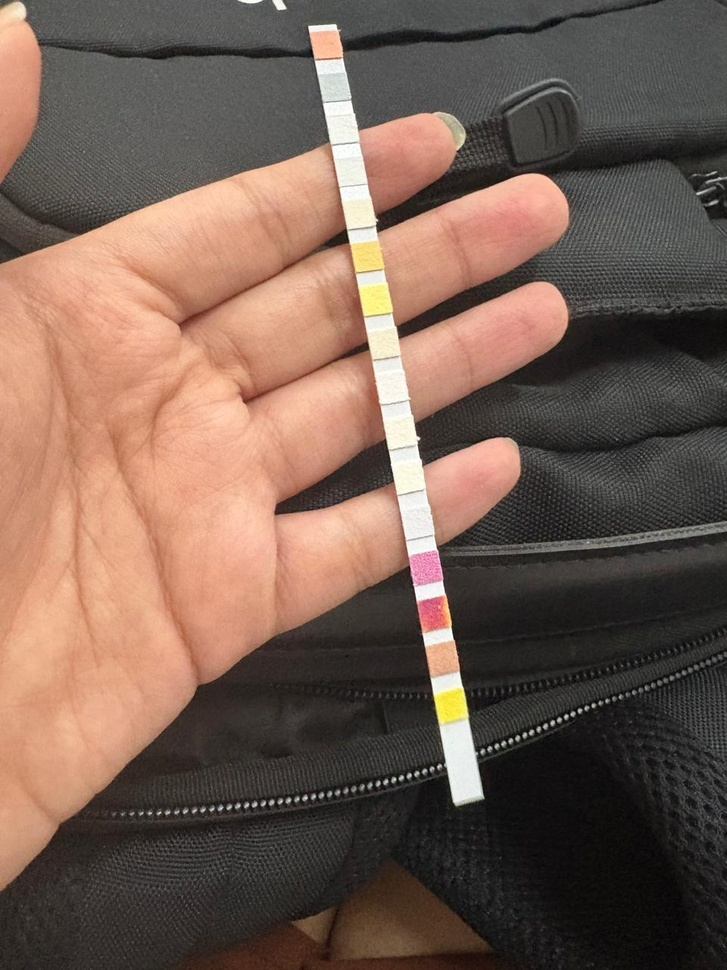
#> input picture HydroSure_AI/data/strip_samples/Strip.jpg, 727 x 970 px, shrunk from 960 x 1280 before the run
$ python -i strip_service.py   (imports and definitions only)
#> lines starting #> are read from the running program, lines starting #| are printed output that depends on the picture; after the words box and inside, x2 and y2 are one past the last pixel; in counts of white or black regions, pixels touching at a corner belong together
#> further down, picture is the input picture: shape (970, 727, 3); mean B, G, R 82.7, 94.4, 117.2
# backend/services/strip_service.py
import cv2
import numpy as np
from skimage.color import rgb2lab
from typing import List, Tuple, Dict, Any
import logging
import base64
# Type hint for CIELAB color
LabColor = List[float]

def get_dominant_lab_color(image_roi: np.ndarray) -> LabColor:
    """
    Calculates the average color of an image region (ROI) and converts it to CIELAB.
    Input image_roi is expected to be in BGR format (from OpenCV).
    """
    # 1. Calculate the average color (BGR)
    avg_bgr = np.mean(image_roi, axis=(0, 1))

    # 2. Convert BGR to RGB (required by skimage)
    # We create a single pixel array for conversion
    avg_bgr_pixel = np.array([[avg_bgr]], dtype=np.uint8)

    # Note: OpenCV's BGR needs to be explicitly converted for external libraries
    avg_rgb_pixel = cv2.cvtColor(avg_bgr_pixel, cv2.COLOR_BGR2RGB)

    # 3. Convert RGB to CIELAB
    avg_lab_color = rgb2lab(avg_rgb_pixel)[0][0]

    return list(avg_lab_color), list(avg_bgr) # Return LAB and BGR

def segment_strip_pads(strip_image: np.ndarray) -> List[Dict[str, Any]]:
    """
    Segments the water test strip image to isolate the 16 individual test pads.

    Returns:
        List of dictionaries, each containing 'pad_image_b64' (for LLM validation)
        and 'pad_lab_color' (for color matching).
    """
    logging.info("Strip Service: Starting strip segmentation...")

    # --- 1. Pre-processing: Focus on Strip Contour ---
    gray = cv2.cvtColor(strip_image, cv2.COLOR_BGR2GRAY)
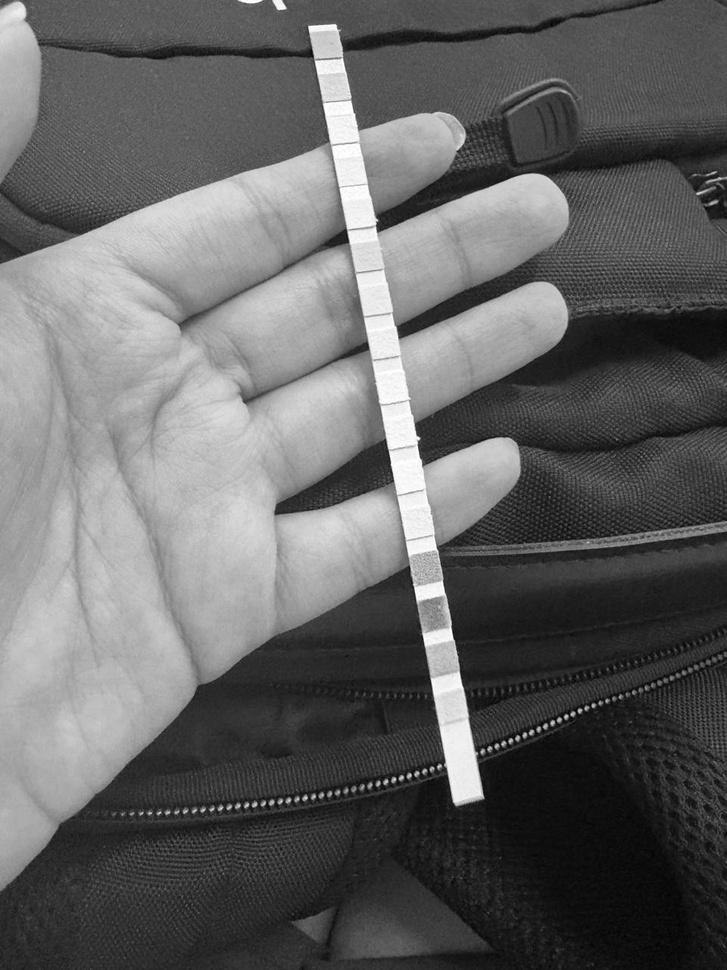
#> gray: shape (970, 727); min 0, max 255, mean 99.9

    # Use Otsu's method to segment the object (the strip) from the background
    _, thresh = cv2.threshold(gray, 0, 255, cv2.THRESH_BINARY_INV + cv2.THRESH_OTSU)
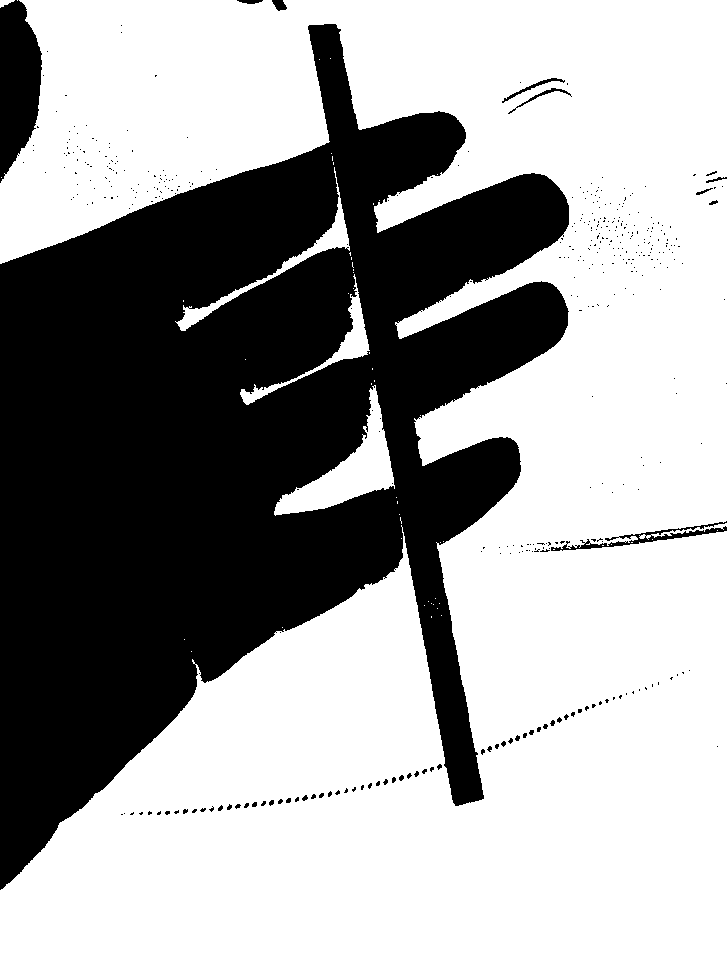
#> thresh: shape (970, 727); 63.3% white; 420 black regions (398 under 20 px), largest, box (x1, y1, x2, y2) and area: (0, 24, 569, 890) 250390, (0, 0, 42, 183) 5541, (551, 521, 727, 551) 986

    # Use a dilation to make the object more solid
    kernel = np.ones((5, 5), np.uint8)
    dilated = cv2.dilate(thresh, kernel, iterations=1)
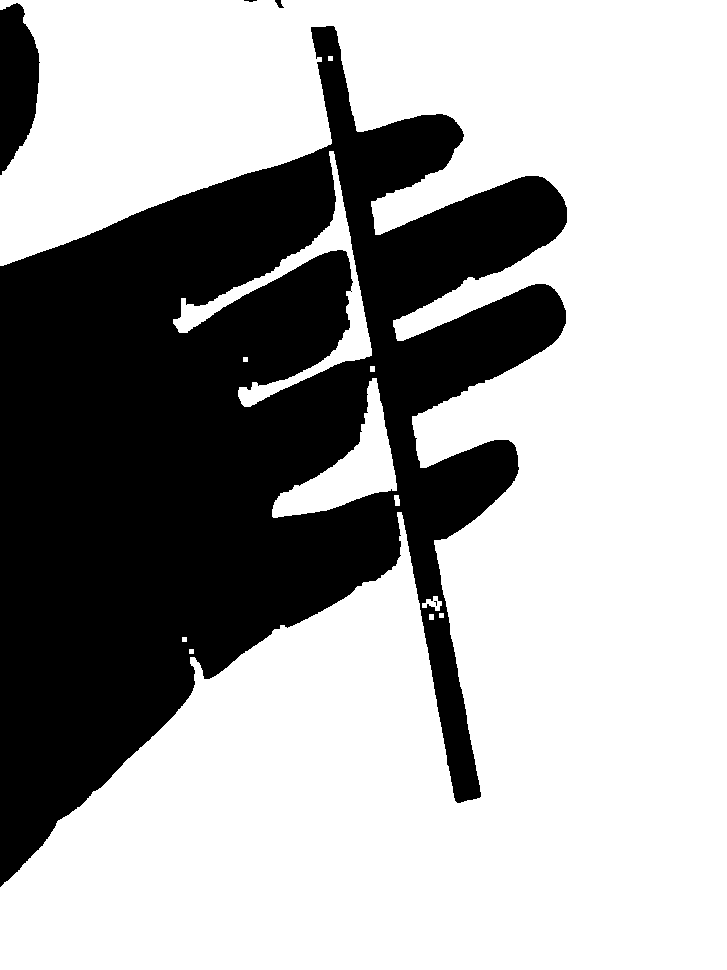
#> dilated: shape (970, 727); 65.6% white; 5 black regions (2 under 20 px)

    # --- 2. Find the largest contour (the strip itself) ---
    contours, _ = cv2.findContours(dilated, cv2.RETR_EXTERNAL, cv2.CHAIN_APPROX_SIMPLE)
#> contours = 12 contours, 5 with area under 20; largest, box (x1, y1, x2, y2) and area: (0, 0, 727, 970) 446538, (173, 151, 372, 407) 6218, (272, 378, 397, 518) 5812, (422, 596, 442, 611) 126, (394, 495, 400, 506) 41, (429, 614, 434, 620) 20, (370, 366, 375, 372) 20

    if not contours:
        logging.error("Strip Service: No contours found. Image may be too dark or blurry.")
        raise ValueError("Could not find test strip contour.")

    # Find the largest contour by area
    largest_contour = max(contours, key=cv2.contourArea)
#> largest_contour = contour of 1720 points, box (x1, y1, x2, y2) (0, 0, 727, 970), area 446538
    x, y, w, h = cv2.boundingRect(largest_contour)
#> x = 0; y = 0; w = 727; h = 970

    # Crop the image to just the strip
    strip_roi = strip_image[y:y+h, x:x+w]
    h_roi, w_roi = strip_roi.shape[:2]
#> h_roi = 970; w_roi = 727

    # --- 3. Slice the ROI into 16 pads ---
    # The strip contains 16 pads (pH to Total Alkalinity).
    NUM_PADS = 16
    pad_height = h_roi // NUM_PADS
#> pad_height = 60

    pad_results = []

    for i in range(NUM_PADS):
        pad_y_start = i * pad_height
        pad_y_end = (i + 1) * pad_height

        # Ensure the last pad takes up the remaining height
        if i == NUM_PADS - 1:
            pad_y_end = h_roi

        pad_image = strip_roi[pad_y_start:pad_y_end, 0:w_roi]

        if pad_image.size == 0:
             logging.warning(f"Pad {i} slice resulted in empty image. Skipping.")
             continue

        # --- 4. Extract Color and Package Results ---

        # Calculate the LAB color from the center half of the pad (to avoid edges)
        center_x_start = w_roi // 4
        center_x_end = w_roi * 3 // 4
        center_y_start = pad_image.shape[0] // 4
        center_y_end = pad_image.shape[0] * 3 // 4

        center_roi = pad_image[center_y_start:center_y_end, center_x_start:center_x_end]

        pad_lab_color, pad_bgr_color = get_dominant_lab_color(center_roi)

        # Encode the *full* pad image for LLM verification (Step 5)
        _, buffer = cv2.imencode('.png', pad_image)
        pad_b64 = base64.b64encode(buffer).decode('utf-8')

        pad_results.append({
            "index": i,
            "image_b64": pad_b64,
            "lab_color": pad_lab_color,
            "bgr_color": pad_bgr_color
        })
#> this loop made 16 passes
#> (avg_bgr_pixel in get_dominant_lab_color, avg_rgb_pixel in get_dominant_lab_color, pad_lab_color, pad_bgr_color) on passes 1, 3, 4, 5, 6, 7, 8, 9: ([[79, 82, 83]], [[83, 82, 79]], [34.88, -0.225, 1.9], [79.98, 82.02, 83.59]), ([[106, 116, 137]], [[137, 116, 106]], [50.51, 6.5, 8.57], [106.7, 116, 137.6]), ([[133, 154, 204]], [[204, 154, 133]], [67.76, 15.82, 18.29], [133.2, 154.7, 204.6]), ([[115, 141, 190]], [[190, 141, 115]], [62.71, 15.18, 21.15], [115.1, 141.1, 190.4]), ([[127, 149, 203]], [[203, 149, 127]], [66.31, 17.42, 19.6], [127.3, 149.5, 203.2]), ([[120, 140, 184]], [[184, 140, 120]], [61.92, 13.92, 17.16], [120.3, 140.3, 184]), ([[122, 140, 182]], [[182, 140, 122]], [61.75, 13.38, 15.76], [122.7, 140.7, 182.5]), ([[128, 145, 185]], [[185, 145, 128]], [63.45, 12.6, 14.8], [128.1, 145.3, 185.3])
#> (avg_rgb_pixel in get_dominant_lab_color, pad_lab_color, pad_bgr_color) on pass 2: ([[98, 99, 98]], [41.85, -0.601, 0.432], [98.13, 99.47, 98.8])
#> pass 1, in segment_strip_pads, `pad_image = strip_roi[pad_y_start:pad_y_end, 0:w_roi]`:
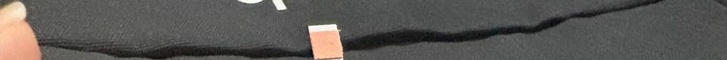
#> pad_image: shape (60, 727, 3); mean B, G, R 84.2, 87.4, 90.1
#> pass 1, in segment_strip_pads, `center_roi = pad_image[center_y_start:center_y_end, center_x_start:cen..`:
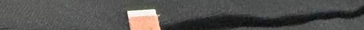
#> center_roi: shape (30, 364, 3); mean B, G, R 80, 82, 83.6
#> pass 2, in segment_strip_pads, `center_roi = pad_image[center_y_start:center_y_end, center_x_start:cen..`:
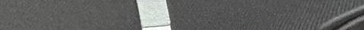
#> center_roi: shape (30, 364, 3); mean B, G, R 98.1, 99.5, 98.8
#> after the loop:
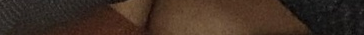
#> center_roi: shape (35, 364, 3); mean B, G, R 35.4, 46.2, 62.9
#> after the loop, pad_results = 16 items

    logging.info("Strip Service: Successfully segmented and processed %d pads.", len(pad_results))
    if len(pad_results) != NUM_PADS:
         logging.error("Strip Service: Segmentation yielded less than 16 pads. Results may be inaccurate.")

    return pad_results

>>> import cv2
>>> picture = cv2.imread('../../data/strip_samples/Strip.jpg')
>>> result = segment_strip_pads(picture)
#> result = 16 items
